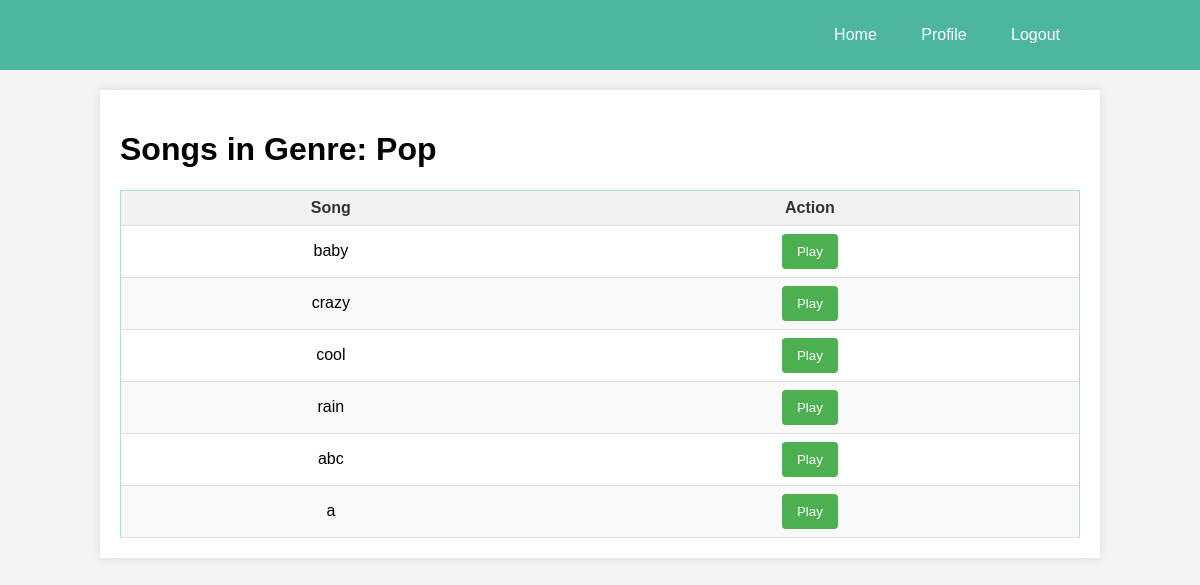
Page /songs_by_genre/2 (signed in) on the committed database.
### models.py (models this page shows, shortened)
class Genre(db.Model):
    id = db.Column(db.Integer, primary_key=True)
    name = db.Column(db.String(100), nullable=False, unique=True)
    albums = db.relationship('Album', backref='genre', lazy='dynamic')

class Song(db.Model):
    id = db.Column(db.Integer, primary_key=True)
    title = db.Column(db.String(100), nullable=False, unique=True)
    artist = db.Column(db.String(50), nullable=False)
    duration = db.Column(db.Float)
    lyrics = db.Column(db.Text)
    date_added = db.Column(db.DateTime, default=datetime.utcnow)
    filename = db.Column(db.String(255), nullable=False)
    album_id = db.Column(db.Integer, db.ForeignKey('album.id'), nullable=False)
    user_id = db.Column(db.Integer, db.ForeignKey('user.id'), nullable=False)
    ratings = db.relationship('Ratings', backref='song', lazy=True, cascade="all, delete-orphan")

### app.py (the view)
@app.route('/songs_by_genre/<int:genre_id>')
@login_required
def songs_by_genre(genre_id):
    genre = Genre.query.get_or_404(genre_id)
    songs = Song.query.join(Album).filter(Album.genre_id == genre.id).all()
    return render_template('songs_by_genre.html', songs=songs, genre=genre)

### app.py (called while the page is built)
@login_manager.user_loader
def load_user(user_id):
    if user_id is not None:
        return User.query.get(int(user_id))
    return None

### templates/songs_by_genre.html (shortened to what this page needs)
<!DOCTYPE html>
<html lang="en">
<head>
</head>
<body>
    <header>
        <nav>
            <div class="containers">
                <a style="text-decoration: none" href="{{ url_for('user_dashboard') }}">Home</a>
                <a style="text-decoration: none" href="{{ url_for('profile') }}">Profile</a>
                <a style="text-decoration: none" href="{{ url_for('logout') }}">Logout</a>
            </div>
        </nav>
    </header>
    <div class="main-content">
        <h1>Songs in Genre: {{ genre.name }}</h1>
        {% if songs %}
            <table>
                <thead>
                    <tr>
                        <th>Song</th>
                        <th>Action</th>
                    </tr>
                </thead>
                <tbody>
                    {% for song in songs %}
                        <tr>
                            <td>{{ song.title }}</td>
                            <td>
                                <form action="{{ url_for('song_detail_copy', song_id=song.id) }}" method="get">
                                    <button type="submit">Play</button>
                                </form>
                            </td>
                        </tr>
                    {% endfor %}
                </tbody>
            </table>
        {% else %}
            <p>No songs available in this genre.</p>
        {% endif %}
    </div>
</body>
</html>

### templates/songs_by_genre.html (style rules this page uses)
body { font-family: Arial, sans-serif; margin: 0; padding: 0; background-color: #f4f4f4; }
nav a { color: white; text-decoration: none; padding: 10px 20px; display: inline-block; }
.main-content { background: white; margin: 20px auto; padding: 20px; width: 80%; box-shadow: 0 0 10px rgba(0, 0, 0, 0.1); }
header, footer { background-color: #4cb69f; color: white; text-align: center; padding: 1em 0; }
.containers { text-align: right; margin: auto; width: 80%; }
table { width: 100%; border-collapse: collapse; text-align: center; margin-top: 20px; border: 1px solid #add; }
th, tr, td { border-bottom: 1px solid #ddd; padding: 8px; }
th { background-color: #f2f2f2; color: #333; }
tr:nth-child(even) { background-color: #f9f9f9; }
button[type=submit] { background-color: #4CAF50; color: white; padding: 10px 15px; border: none; border-radius: 4px; cursor: pointer; }

### rows in the picture
Genre: name "Pop"
Song: title "baby"
Song: title "crazy"
Song: title "cool"
Song: title "rain"
Song: title "abc"
Song: title "a"
